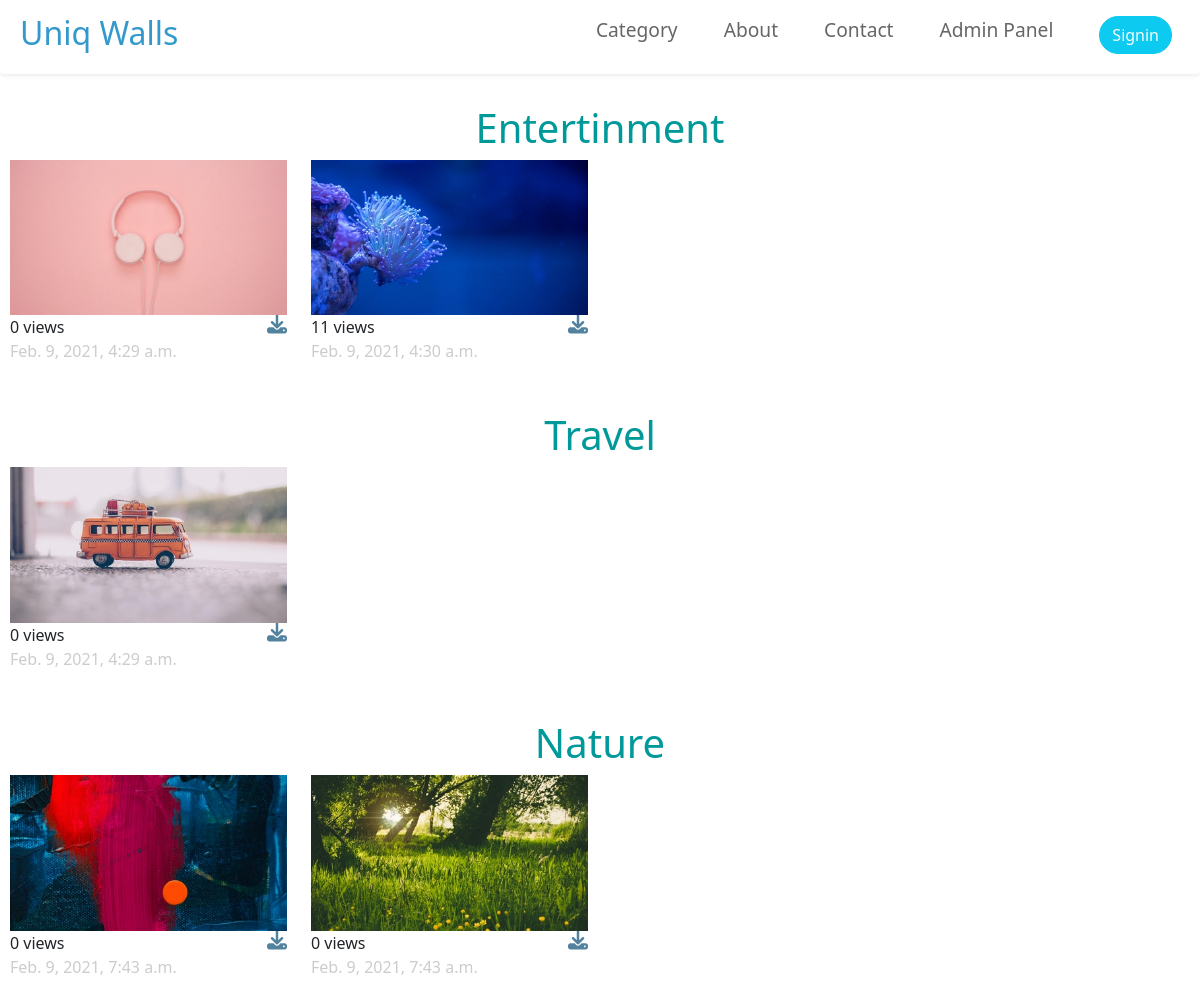
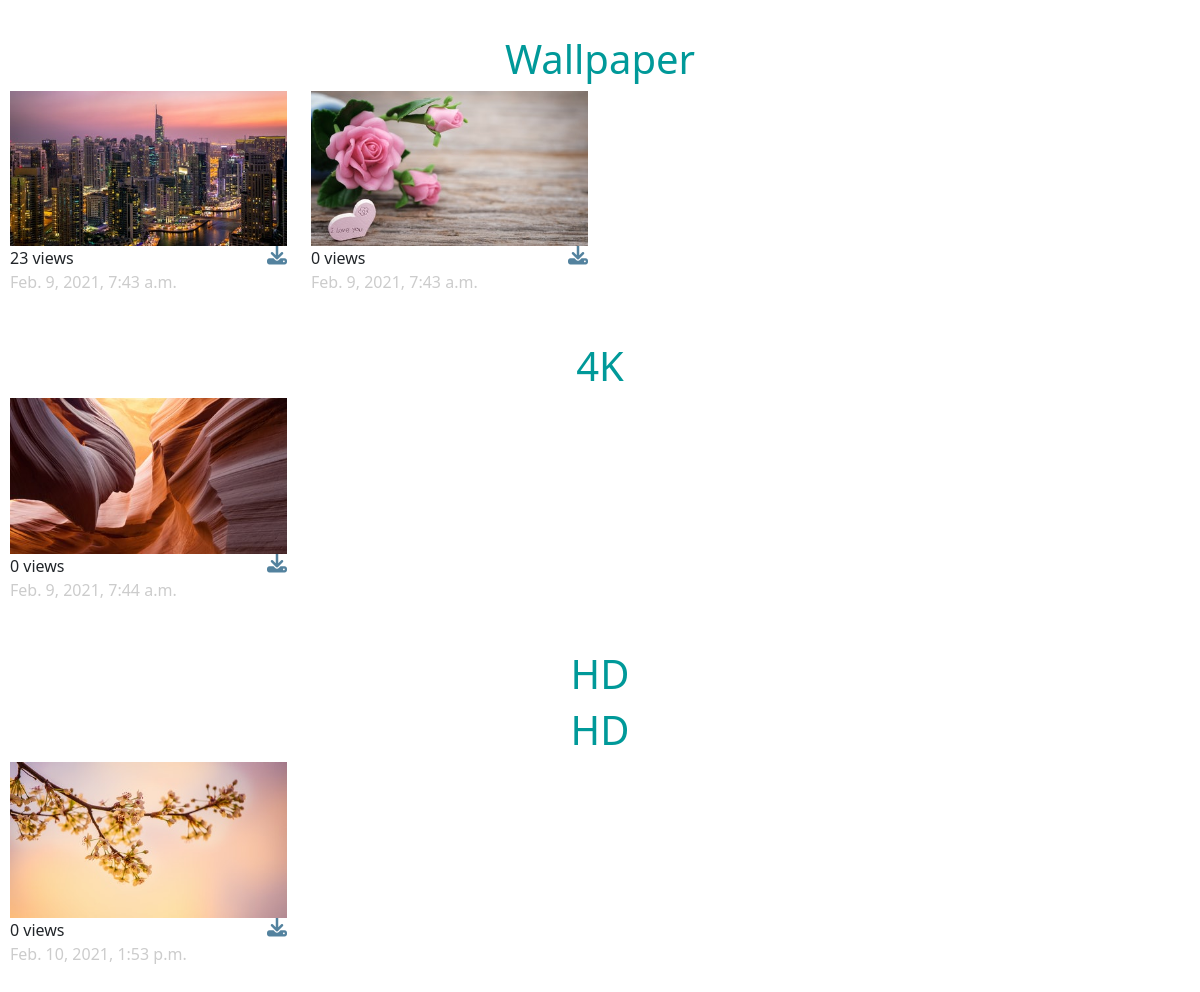
/category, run on an earlier commit of the app's database (2 pictures, top to bottom).
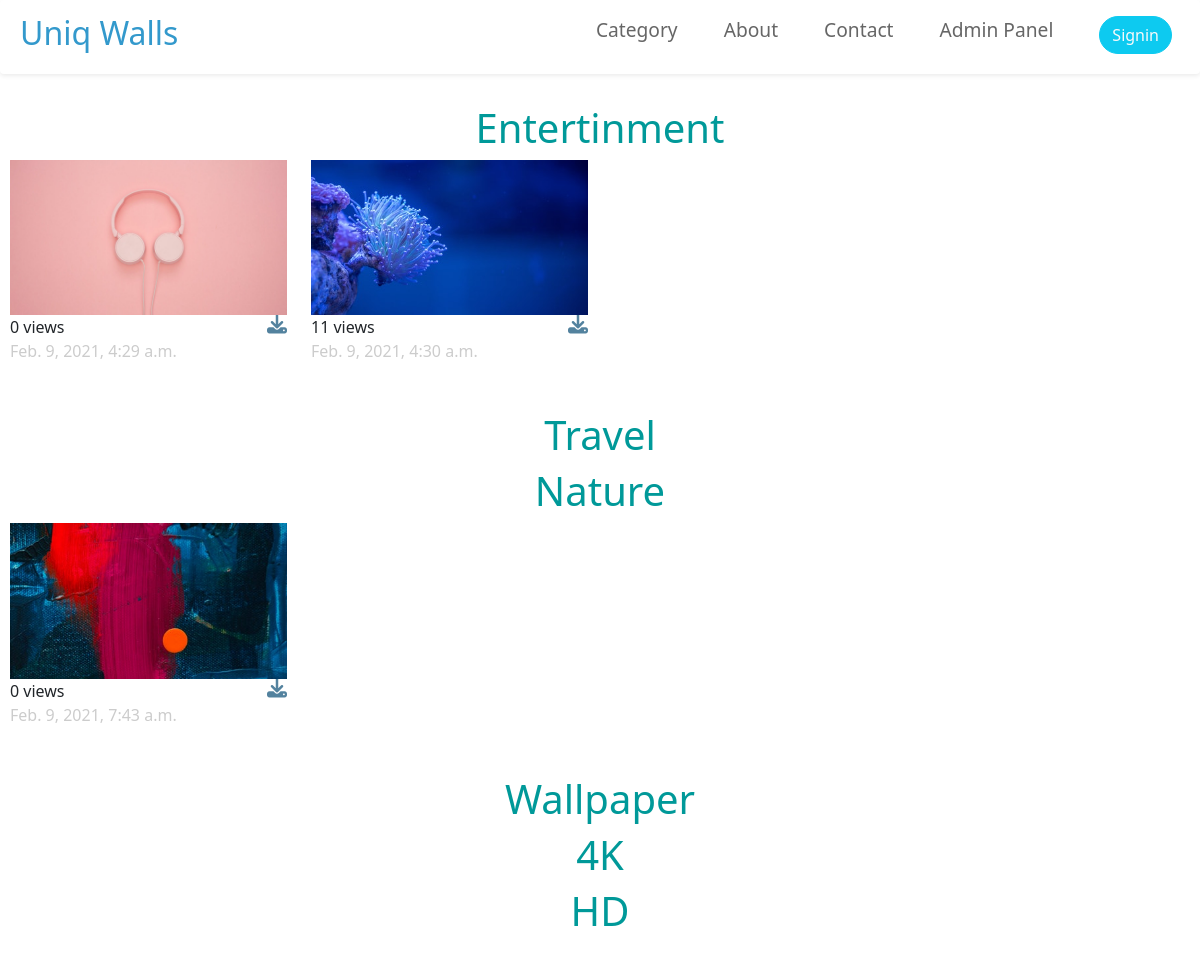
And on a later commit of the database.
### UniqApp/models.py (models this page shows, shortened)
class Category(models.Model):
    title  = models.CharField(max_length=99)

class Image(models.Model):
    image = models.ImageField(upload_to='dynamic_img')
    title = models.CharField(max_length=100)
    category = models.ForeignKey(Category, on_delete=models.CASCADE)
    date = models.DateTimeField(auto_now_add=True)
    view_count = models.PositiveIntegerField(default=0)

### UniqApp/views.py (the view)
# urls.py: path('category', CategoryView.as_view(), name="category"),
class CategoryView(TemplateView):
    template_name = 'category.html'
    def get_context_data(self, **kwargs):
        context = super().get_context_data(**kwargs)
        context["categories"] = Category.objects.all()
        return context

### templates/category.html (shortened to what this page needs)
{% extends 'base.html' %}
{% load static %}
{% block photos %}
    <div>
        <p>Hidden</p>
        <p>Hidden</p>
    </div>
    <div class="row tm-mb-90 tm-gallery" id="img-div">
    {% for category in categories %}
        <h1 style="text-align: center; color: #009999;">{{ category.title }}</h1>
        {% for cat in category.image_set.all %}
            <div class="col-xl-3 col-lg-4 col-md-6 col-sm-6 col-12 mb-5">
                <img src="{{ cat.image.url }}" alt="Image" class="img-fluid">
                <a href="{% get_media_prefix %}{{ img.image }}" download="{{ img.title }}.jpg">
                    <i style="float: right;" class="fas fa-download fa-lg mt-2"></i>
                </a>
                <span>{{ cat.view_count }} views</span><br>
                <span class="tm-text-gray-light">{{ cat.date }}</span>
            </div>
        {% endfor %}
    {% endfor %}
    </div>
{% endblock photos %}

What changed in the data, as far as the page shows it:
removed Image: image (picture), view_count "0", date "Feb. 9, 2021, 4:29 a.m.", shown under Category "Travel"
removed Image: image (picture), view_count "0", date "Feb. 9, 2021, 7:43 a.m.", shown under Category "Nature"
removed Image: image (picture), view_count "23", date "Feb. 9, 2021, 7:43 a.m.", shown under Category "Wallpaper"
removed Image: image (picture), view_count "0", date "Feb. 9, 2021, 7:43 a.m.", shown under Category "Wallpaper"
removed Image: image (picture), view_count "0", date "Feb. 9, 2021, 7:44 a.m.", shown under Category (number 5 of 6 on the later page)
removed Category: title "HD"
removed Image: image (picture), view_count "0", date "Feb. 10, 2021, 1:53 p.m.", shown under Category "HD"
